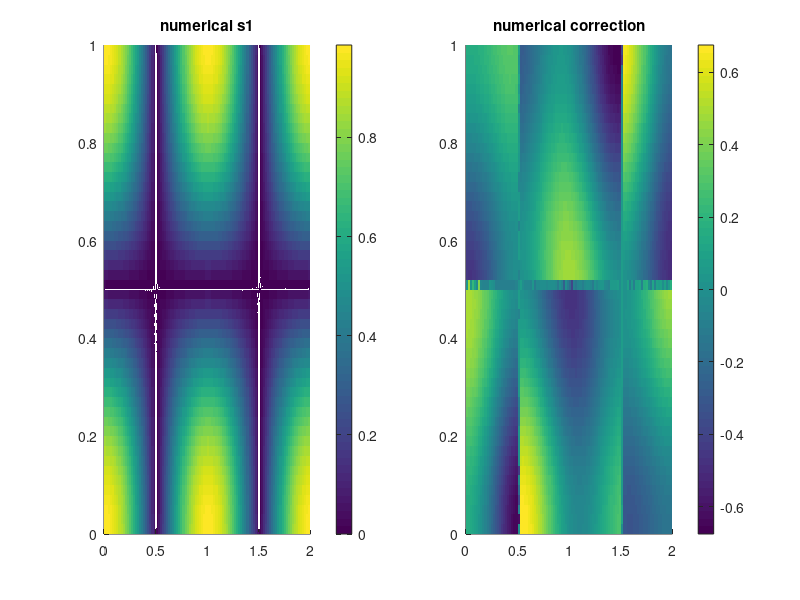

Here is the MATLAB script that generated this plot: (Note: this script raises an error after producing the figure.)
close all
clear all
clc
%y=0:0.01:0.5;
%y=y(:);

xdim = 101;
ydim = 51;
xmin = 0
xmax = 2
ymin = 0;
ymax = 1;
x=linspace(xmin,xmax,xdim);
dx = x(2)-x(1);
y=linspace(ymin,ymax,ydim);
dy=y(2)-y(1);
[x,y]=meshgrid(x,y);

A = 0.1;
w = 0.2.*pi;
e = 0.25;

time = linspace(-0.01,0.01,3);
dt = time(2)-time(1);
for i =1:length(time)
    t=time(i);
    a = e.*sin(w.*t);
    b = 1-2.*e.*sin(w.*t);
    f = a.*x.^2+b.*x;
    dfdx = 2.*a.*x+b;    

    u(:,:,i) =-pi.*A.*sin(pi.*f).*cos(y.*pi);    
    v(:,:,i) = pi.*A.*cos(pi.*f).*sin(y.*pi).*dfdx;
end

[dudx,dudy,dudt] = gradient(u,dx,dy,dt);
[dvdx,dvdy,dvdt] = gradient(v,dx,dy,dt);

Du = dudt+u.*dudx+v.*dudy;
Dv = dvdt+u.*dvdx+v.*dvdy;

[dDudx,dDudy,dDudt] = gradient(Du,dx,dy,dt);
[dDvdx,dDvdy,dDvdt] = gradient(Dv,dx,dy,dt);

for t =1:3
    for i =1:ydim
        for j = 1:xdim
            Grad_v = [dudx(i,j,t), dudy(i,j,t);dvdx(i,j,t), dvdy(i,j,t)];
            Grad_D = [dDudx(i,j,t), dDudy(i,j,t); dDvdx(i,j,t), dDvdy(i,j,t)];
            S = 0.5*(Grad_v + Grad_v');
            B = 0.5*(Grad_D + Grad_D')+(Grad_v'*Grad_v);
            [V,D] = eig(S);
            if ~issorted(diag(D))
                [D,I] = sort(diag(D));
                V = V(:, I);
            end
            s1_numerical(i,j,t) = D(1,1);
            X1 = V(:,1);
            cor_numerical(i,j,t) = -s1_numerical(i,j,t).^2+0.5*(X1'*B*X1);
              
        end
    end
end

figure
subplot(121)
surface(x,y,-s1_numerical(:,:,2),'edgecolor','none')
title('numerical s1')
colorbar()
subplot(122)
surface(x,y,cor_numerical(:,:,2),'edgecolor','none')
title('numerical correction')
colorbar()

%{
figure
surface(x,y,-s1_numerical(:,:,3)+1*cor_numerical(:,:,3),'edgecolor','none')
title('numerical')
colorbar()
%}
s1 = s1_numerical(:,:,2);
c1 = cor_numerical(:,:,2);
%load dg_ftle_data_long
load sigma_big

t0 = 0
tf = -0.96
time = linspace(t0,tf,101);

ftle=sigma;
ftle(1,:,:)=-s1;
n = length(time);
for i =1:n
    T=time(i);
    sig_approx = reshape(-s1-T*c1,[],1);
    sig_true = reshape(ftle(i,:,:),[],1);
    rmse_corrected(i) = sqrt(mean((sig_approx-sig_true).^2));
    sa_bar = mean(sig_approx);
    st_bar = mean(sig_true);
    numerator = sum(sig_approx.*sig_true)-(n*sa_bar*st_bar);
    den1 = sqrt(sum(sig_approx.^2)-n*sa_bar.^2);
    den2 = sqrt(sum(sig_true.^2)-n*st_bar.^2)
    denominator = den1*den2
    cor_corrected(i) = numerator./denominator;
    
    sig_approx = reshape(-s1,[],1);
    rmse_uncorrected(i) = sqrt(mean((sig_approx-sig_true).^2));
    sa_bar = mean(sig_approx);
    st_bar = mean(sig_true);
    numerator = sum(sig_approx.*sig_true)-(n*sa_bar*st_bar);
    den1 = sqrt(sum(sig_approx.^2)-n*sa_bar.^2);
    den2 = sqrt(sum(sig_true.^2)-n*st_bar.^2)
    denominator = den1*den2
    cor_uncorrected(i) = numerator./denominator;
    
    %cor(i) = corr(sig_approx,sig_true);
end

figure

hold on
plot(-time,rmse_corrected,'b')
plot(-time,rmse_uncorrected,'r')
xlim([0,0.7])
legend('-s1-T*corr','-s1')
ylabel('rmse')
xlabel('|T|')

save dg_plot_data rmse_corrected rmse_uncorrected time

%}